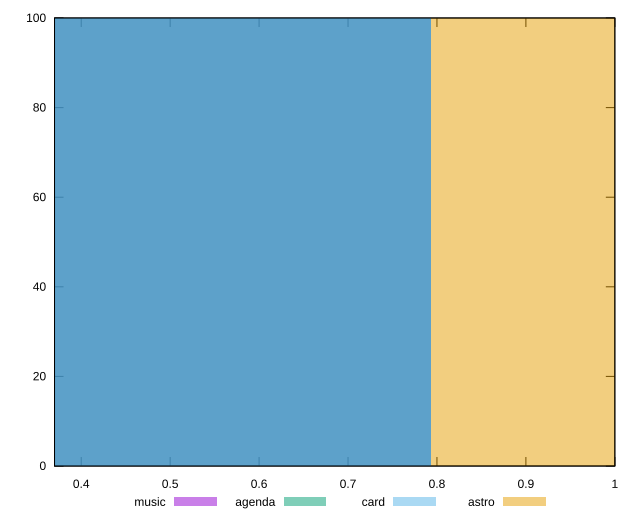

Recreate this plot in gnuplot.
reset

$music <<EOF
0.5285785754792837 100
EOF

$agenda <<EOF
0.5285785754792837 100
EOF

$card <<EOF
0.5285785754792837 100
EOF

$astro <<EOF
1.0571571509585673 100
EOF

set key outside below
set boxwidth 0.5285785754792837
set xrange [0.37:1]
set yrange [0:100]
set trange [0:100]
set style fill transparent solid 0.5 noborder
set terminal svg size 640, 520 enhanced background rgb 'white'
set output "reports/report_00032_2021-02-25T10-28-15.087Z/uses-rel-preload/comparison/histogram/all_score.svg"

plot $music title "music" with boxes, \
     $agenda title "agenda" with boxes, \
     $card title "card" with boxes, \
     $astro title "astro" with boxes

reset
